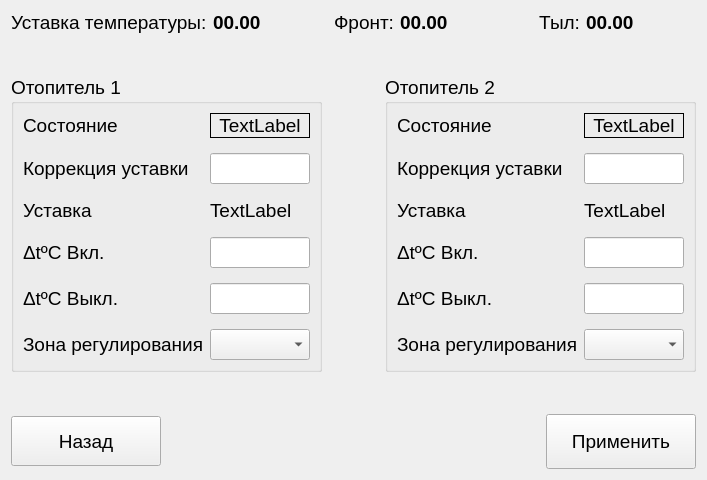
<?xml version="1.0" encoding="UTF-8"?>
<ui version="4.0">
 <class>HeaterControllerFrame</class>
 <widget class="QWidget" name="HeaterControllerFrame">
  <property name="geometry">
   <rect>
    <x>0</x>
    <y>0</y>
    <width>707</width>
    <height>480</height>
   </rect>
  </property>
  <property name="font">
   <font>
    <pointsize>14</pointsize>
   </font>
  </property>
  <property name="windowTitle">
   <string>Form</string>
  </property>
  <layout class="QGridLayout" name="gridLayout_3">
   <item row="4" column="0" colspan="3">
    <layout class="QHBoxLayout" name="horizontalLayout">
     <item>
      <widget class="QPushButton" name="btnReturn">
       <property name="minimumSize">
        <size>
         <width>150</width>
         <height>50</height>
        </size>
       </property>
       <property name="text">
        <string>Назад</string>
       </property>
       <property name="icon">
        <iconset resource="../Resources.qrc">
         <normaloff>:/Images/return.png</normaloff>:/Images/return.png</iconset>
       </property>
       <property name="iconSize">
        <size>
         <width>42</width>
         <height>42</height>
        </size>
       </property>
      </widget>
     </item>
     <item>
      <spacer name="horizontalSpacer">
       <property name="orientation">
        <enum>Qt::Horizontal</enum>
       </property>
       <property name="sizeHint" stdset="0">
        <size>
         <width>40</width>
         <height>20</height>
        </size>
       </property>
      </spacer>
     </item>
     <item>
      <widget class="QPushButton" name="btnApply">
       <property name="minimumSize">
        <size>
         <width>150</width>
         <height>55</height>
        </size>
       </property>
       <property name="maximumSize">
        <size>
         <width>150</width>
         <height>55</height>
        </size>
       </property>
       <property name="text">
        <string>Применить</string>
       </property>
       <property name="icon">
        <iconset resource="../Resources.qrc">
         <normaloff>:/Images/accept.png</normaloff>:/Images/accept.png</iconset>
       </property>
       <property name="iconSize">
        <size>
         <width>42</width>
         <height>42</height>
        </size>
       </property>
      </widget>
     </item>
    </layout>
   </item>
   <item row="2" column="1">
    <spacer name="horizontalSpacer_2">
     <property name="orientation">
      <enum>Qt::Horizontal</enum>
     </property>
     <property name="sizeHint" stdset="0">
      <size>
       <width>40</width>
       <height>20</height>
      </size>
     </property>
    </spacer>
   </item>
   <item row="3" column="0">
    <spacer name="verticalSpacer">
     <property name="orientation">
      <enum>Qt::Vertical</enum>
     </property>
     <property name="sizeHint" stdset="0">
      <size>
       <width>20</width>
       <height>40</height>
      </size>
     </property>
    </spacer>
   </item>
   <item row="2" column="2">
    <widget class="QGroupBox" name="groupBox_2">
     <property name="title">
      <string>Отопитель 2</string>
     </property>
     <layout class="QGridLayout" name="gridLayout_2">
      <property name="verticalSpacing">
       <number>15</number>
      </property>
      <item row="5" column="0">
       <widget class="QLabel" name="label_10">
        <property name="text">
         <string>Зона регулирования</string>
        </property>
       </widget>
      </item>
      <item row="4" column="1">
       <widget class="QClickableLineEdit" name="txtDeltaOff2">
        <property name="minimumSize">
         <size>
          <width>100</width>
          <height>0</height>
         </size>
        </property>
        <property name="maximumSize">
         <size>
          <width>100</width>
          <height>16777215</height>
         </size>
        </property>
        <property name="font">
         <font>
          <pointsize>14</pointsize>
          <stylestrategy>PreferDefault</stylestrategy>
         </font>
        </property>
        <property name="alignment">
         <set>Qt::AlignCenter</set>
        </property>
       </widget>
      </item>
      <item row="0" column="1">
       <widget class="QLabel" name="lblState2">
        <property name="autoFillBackground">
         <bool>false</bool>
        </property>
        <property name="frameShape">
         <enum>QFrame::Box</enum>
        </property>
        <property name="text">
         <string>TextLabel</string>
        </property>
        <property name="alignment">
         <set>Qt::AlignCenter</set>
        </property>
       </widget>
      </item>
      <item row="3" column="1">
       <widget class="QClickableLineEdit" name="txtDeltaOn2">
        <property name="minimumSize">
         <size>
          <width>100</width>
          <height>0</height>
         </size>
        </property>
        <property name="maximumSize">
         <size>
          <width>100</width>
          <height>16777215</height>
         </size>
        </property>
        <property name="font">
         <font>
          <pointsize>14</pointsize>
          <stylestrategy>PreferDefault</stylestrategy>
         </font>
        </property>
        <property name="alignment">
         <set>Qt::AlignCenter</set>
        </property>
       </widget>
      </item>
      <item row="0" column="0">
       <widget class="QLabel" name="label_11">
        <property name="text">
         <string>Состояние</string>
        </property>
       </widget>
      </item>
      <item row="1" column="0">
       <widget class="QLabel" name="label_7">
        <property name="text">
         <string>Коррекция уставки</string>
        </property>
       </widget>
      </item>
      <item row="5" column="1">
       <widget class="QComboBox" name="cboControlZone2"/>
      </item>
      <item row="4" column="0">
       <widget class="QLabel" name="label_9">
        <property name="text">
         <string>ΔtºC Выкл.</string>
        </property>
       </widget>
      </item>
      <item row="3" column="0">
       <widget class="QLabel" name="label_8">
        <property name="text">
         <string>ΔtºC Вкл.</string>
        </property>
       </widget>
      </item>
      <item row="1" column="1">
       <widget class="QClickableLineEdit" name="txtCorrection2">
        <property name="minimumSize">
         <size>
          <width>100</width>
          <height>0</height>
         </size>
        </property>
        <property name="maximumSize">
         <size>
          <width>100</width>
          <height>16777215</height>
         </size>
        </property>
        <property name="font">
         <font>
          <pointsize>14</pointsize>
          <stylestrategy>PreferDefault</stylestrategy>
         </font>
        </property>
        <property name="alignment">
         <set>Qt::AlignCenter</set>
        </property>
       </widget>
      </item>
      <item row="2" column="0">
       <widget class="QLabel" name="label_13">
        <property name="text">
         <string>Уставка</string>
        </property>
       </widget>
      </item>
      <item row="2" column="1">
       <widget class="QLabel" name="lblHeater2SetPoint">
        <property name="text">
         <string>TextLabel</string>
        </property>
       </widget>
      </item>
     </layout>
    </widget>
   </item>
   <item row="0" column="0" colspan="3">
    <layout class="QHBoxLayout" name="horizontalLayout_2">
     <item>
      <widget class="QLabel" name="label_4">
       <property name="maximumSize">
        <size>
         <width>16777215</width>
         <height>25</height>
        </size>
       </property>
       <property name="text">
        <string>Уставка температуры:</string>
       </property>
      </widget>
     </item>
     <item>
      <widget class="QLabel" name="lblTempSetPoint">
       <property name="minimumSize">
        <size>
         <width>110</width>
         <height>0</height>
        </size>
       </property>
       <property name="maximumSize">
        <size>
         <width>110</width>
         <height>16777215</height>
        </size>
       </property>
       <property name="font">
        <font>
         <pointsize>14</pointsize>
         <weight>75</weight>
         <bold>true</bold>
        </font>
       </property>
       <property name="text">
        <string>00.00</string>
       </property>
      </widget>
     </item>
     <item>
      <widget class="QLabel" name="label_12">
       <property name="text">
        <string>Фронт:</string>
       </property>
       <property name="alignment">
        <set>Qt::AlignRight|Qt::AlignTrailing|Qt::AlignVCenter</set>
       </property>
      </widget>
     </item>
     <item>
      <widget class="QLabel" name="lblFrontTemp">
       <property name="minimumSize">
        <size>
         <width>110</width>
         <height>0</height>
        </size>
       </property>
       <property name="maximumSize">
        <size>
         <width>110</width>
         <height>16777215</height>
        </size>
       </property>
       <property name="font">
        <font>
         <pointsize>14</pointsize>
         <weight>75</weight>
         <bold>true</bold>
        </font>
       </property>
       <property name="text">
        <string>00.00</string>
       </property>
      </widget>
     </item>
     <item>
      <widget class="QLabel" name="label_14">
       <property name="text">
        <string>Тыл:</string>
       </property>
       <property name="alignment">
        <set>Qt::AlignRight|Qt::AlignTrailing|Qt::AlignVCenter</set>
       </property>
      </widget>
     </item>
     <item>
      <widget class="QLabel" name="lblRearTemp">
       <property name="minimumSize">
        <size>
         <width>110</width>
         <height>0</height>
        </size>
       </property>
       <property name="maximumSize">
        <size>
         <width>110</width>
         <height>16777215</height>
        </size>
       </property>
       <property name="font">
        <font>
         <pointsize>14</pointsize>
         <weight>75</weight>
         <bold>true</bold>
        </font>
       </property>
       <property name="text">
        <string>00.00</string>
       </property>
      </widget>
     </item>
    </layout>
   </item>
   <item row="2" column="0">
    <widget class="QGroupBox" name="groupBox">
     <property name="title">
      <string>Отопитель 1</string>
     </property>
     <layout class="QGridLayout" name="gridLayout">
      <property name="verticalSpacing">
       <number>15</number>
      </property>
      <item row="3" column="1">
       <widget class="QClickableLineEdit" name="txtDeltaOn1">
        <property name="minimumSize">
         <size>
          <width>100</width>
          <height>0</height>
         </size>
        </property>
        <property name="maximumSize">
         <size>
          <width>100</width>
          <height>16777215</height>
         </size>
        </property>
        <property name="font">
         <font>
          <pointsize>14</pointsize>
          <stylestrategy>PreferDefault</stylestrategy>
         </font>
        </property>
        <property name="alignment">
         <set>Qt::AlignCenter</set>
        </property>
       </widget>
      </item>
      <item row="3" column="0">
       <widget class="QLabel" name="label_2">
        <property name="text">
         <string>ΔtºC Вкл.</string>
        </property>
       </widget>
      </item>
      <item row="4" column="0">
       <widget class="QLabel" name="label_6">
        <property name="text">
         <string>ΔtºC Выкл.</string>
        </property>
       </widget>
      </item>
      <item row="5" column="0">
       <widget class="QLabel" name="label_3">
        <property name="text">
         <string>Зона регулирования</string>
        </property>
       </widget>
      </item>
      <item row="0" column="1">
       <widget class="QLabel" name="lblState1">
        <property name="autoFillBackground">
         <bool>false</bool>
        </property>
        <property name="frameShape">
         <enum>QFrame::Box</enum>
        </property>
        <property name="text">
         <string>TextLabel</string>
        </property>
        <property name="alignment">
         <set>Qt::AlignCenter</set>
        </property>
       </widget>
      </item>
      <item row="0" column="0">
       <widget class="QLabel" name="label_5">
        <property name="text">
         <string>Состояние</string>
        </property>
       </widget>
      </item>
      <item row="4" column="1">
       <widget class="QClickableLineEdit" name="txtDeltaOff1">
        <property name="minimumSize">
         <size>
          <width>100</width>
          <height>0</height>
         </size>
        </property>
        <property name="maximumSize">
         <size>
          <width>100</width>
          <height>16777215</height>
         </size>
        </property>
        <property name="font">
         <font>
          <pointsize>14</pointsize>
          <stylestrategy>PreferDefault</stylestrategy>
         </font>
        </property>
        <property name="alignment">
         <set>Qt::AlignCenter</set>
        </property>
       </widget>
      </item>
      <item row="1" column="1">
       <widget class="QClickableLineEdit" name="txtCorrection1">
        <property name="minimumSize">
         <size>
          <width>100</width>
          <height>0</height>
         </size>
        </property>
        <property name="maximumSize">
         <size>
          <width>100</width>
          <height>16777215</height>
         </size>
        </property>
        <property name="font">
         <font>
          <pointsize>14</pointsize>
          <stylestrategy>PreferDefault</stylestrategy>
         </font>
        </property>
        <property name="alignment">
         <set>Qt::AlignCenter</set>
        </property>
       </widget>
      </item>
      <item row="1" column="0">
       <widget class="QLabel" name="label">
        <property name="text">
         <string>Коррекция уставки</string>
        </property>
       </widget>
      </item>
      <item row="5" column="1">
       <widget class="QComboBox" name="cboControlZone1"/>
      </item>
      <item row="2" column="0">
       <widget class="QLabel" name="label_15">
        <property name="text">
         <string>Уставка</string>
        </property>
       </widget>
      </item>
      <item row="2" column="1">
       <widget class="QLabel" name="lblHeater1SetPoint">
        <property name="text">
         <string>TextLabel</string>
        </property>
       </widget>
      </item>
     </layout>
    </widget>
   </item>
   <item row="1" column="0">
    <spacer name="verticalSpacer_2">
     <property name="orientation">
      <enum>Qt::Vertical</enum>
     </property>
     <property name="sizeHint" stdset="0">
      <size>
       <width>20</width>
       <height>40</height>
      </size>
     </property>
    </spacer>
   </item>
  </layout>
 </widget>
 <customwidgets>
  <customwidget>
   <class>QClickableLineEdit</class>
   <extends>QLineEdit</extends>
   <header location="global">Controls/qclickablelineedit.h</header>
  </customwidget>
 </customwidgets>
 <resources>
  <include location="../Resources.qrc"/>
 </resources>
 <connections/>
</ui>
